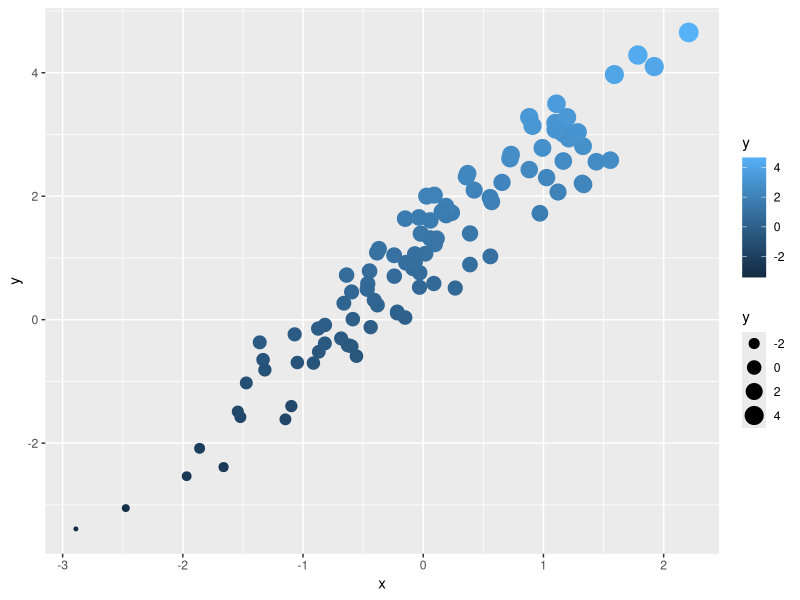
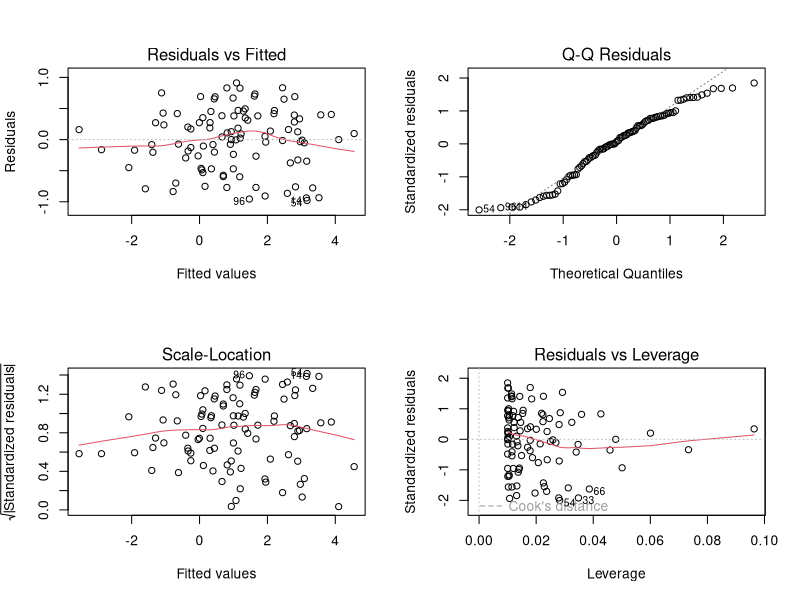
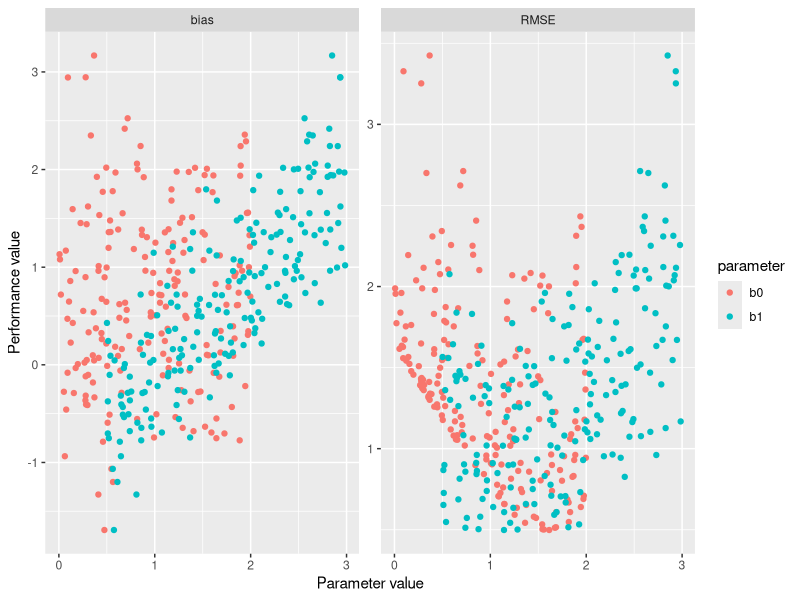

Generate these figures, in order, with R:
## ---- chunk 1
# root dir
knitr::opts_knit$set(root.dir = "C:/Users/rver4657/owncloud/Uruguay/coursematerial")
## ---- chunk 2
setwd("C:/Users/rver4657/owncloud/Uruguay/coursematerial")
## ---- chunk 3
require(tidyverse)
## ---- chunk 4
set.seed(20)

# x data
x <- rnorm(100)

y_fun <- function(x, b0, b1) {
  y_out = b0 + b1*x
  # add random error
  y_out <- y_out + rnorm(length(x),0,0.5)
  return(y_out)
}
## ---- chunk 5
b0 <- 1
b1 <- 1.5
## ---- chunk 6
test_data <- data_frame(x = x, # x data in a column called x
y = y_fun(x, b0,b1)) # y data from y_fun
# make a plot
test_data %>%
ggplot(aes(x,y, colour=y, size=y)) + geom_point()
## ---- chunk 7
mod <- lm(y~x,test_data)
summary(mod)
## ---- chunk 8
par(mfrow=c(2,2))
plot(mod)
par(mfrow=c(1,1))
## ---- chunk 9
# uniform samples between min and maximum values
# range of parameters
b0_range <- runif(200,0,2)
b1_range <- runif(200,0.5,3)
# define a storage data frame for the results of the objective functions
Result <- data.frame(bias = rep(0,length(b0_range)),
    RMSE = rep(0,length(b0_range)))

# run a loop of 200 (for the 200 samples)
for (i in 1:length(b0_range)) {
  # calculate the y values
  y_pred <- y_fun(b0_range[i], b1_range[i],test_data$x)
  # Objective functions
  # calculare the bias between observed and predicted
  Result$bias[i] <- mean(y_pred - test_data$y)
  # calculate the rmse for the model
  Result$RMSE[i] <- sqrt(mean((y_pred -
                                 test_data$y)^2))
}

# plot results
Result %>%
  mutate(b0 = b0_range, b1 = b1_range) %>%
  gather(key = "performance", 
         value = "value_perf", bias:RMSE) %>%
  gather(key = "parameter", 
         value = "value_par", b0,b1) %>%
  ggplot(aes(value_par,value_perf, colour=parameter)) +
  geom_point() + 
  facet_wrap(~performance, scales = "free") +
  xlab("Parameter value") + ylab("Performance value")

## ---- chunk 10
# define the sum squared of error as optimisation goal
obj_fun <- function(par,x,data) {
  # par is a vector of parameters b0 and b1
  # x is a vector of input x data
  # data is the observed data to fit
  resid <- data-y_fun(par[1],par[2],x)
  # penalised least squares
  SSE <- sum((resid)^2)
  return(SSE)
}
## ---- chunk 11
# define some initial guesses for b0 and b1
par_in <- c(0.9,2.5)
fit <- optim(par_in, obj_fun, 
             x = test_data$x,
             data = test_data$y)
# inspect what is in fit
str(fit)
## ---- chunk 12
fit$par
## ---- chunk 13
# define the sum squared of error as optimisation goal
obj_fun <- function(par,x,data, penalty) {
  # par is a vector of parameters b0 and b1
  # x is a vector of input x data
  # data is the observed data to fit
  # penalty is a penalty applied to the SSE
  resid <- data-y_fun(par[1],par[2],x)
  # penalised least squares
  SSE <- penalty*sum((resid)^2)
  return(SSE)
}
## ---- chunk 14
par_in <- c(0.9,2)
fit <- optim(par_in, obj_fun, 
             x = test_data$x,
             data = test_data$y,
             penalty=25)
# inspect what is in fit
str(fit)

## ---- chunk 15
obj_fun <- function(par,x,data) {
  # par is a vector of parameters b0 and b1
  # x is a vector of input x data
  # data is the observed data to fit
  r2 <- cor(data,y_fun(par[1],par[2],x))^2
  return(-1*r2)
}
## ---- chunk 16
par_in <- c(0.9,2)
fit <- optim(par_in, obj_fun, 
             x = test_data$x,
             data = test_data$y)
# inspect what is in fit
str(fit)

